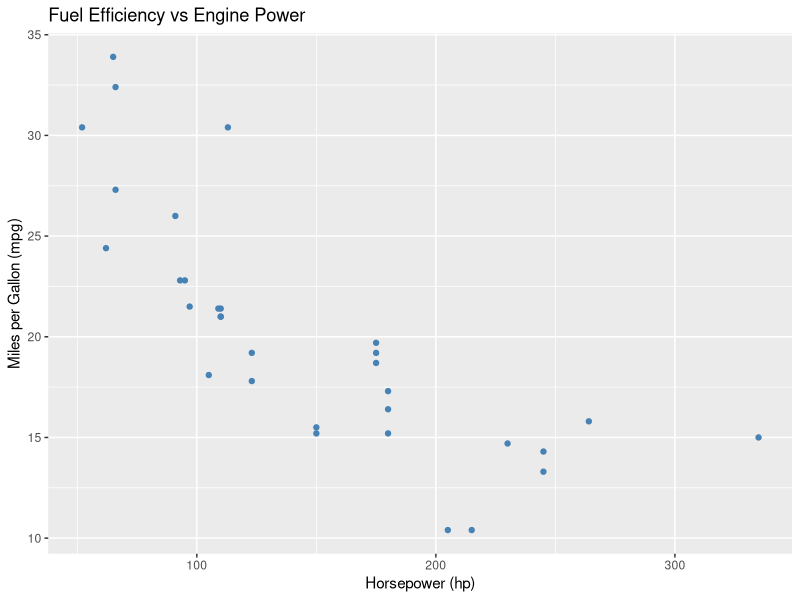

Recreate this plot in R.
## ---- chunk 1
# Create a scatterplot of mpg vs horsepower
library(ggplot2)

ggplot(mtcars, aes(x = hp, y = mpg)) +
  geom_point(color = "steelblue") +
  labs(title = "Fuel Efficiency vs Engine Power",
       x = "Horsepower (hp)",
       y = "Miles per Gallon (mpg)")
